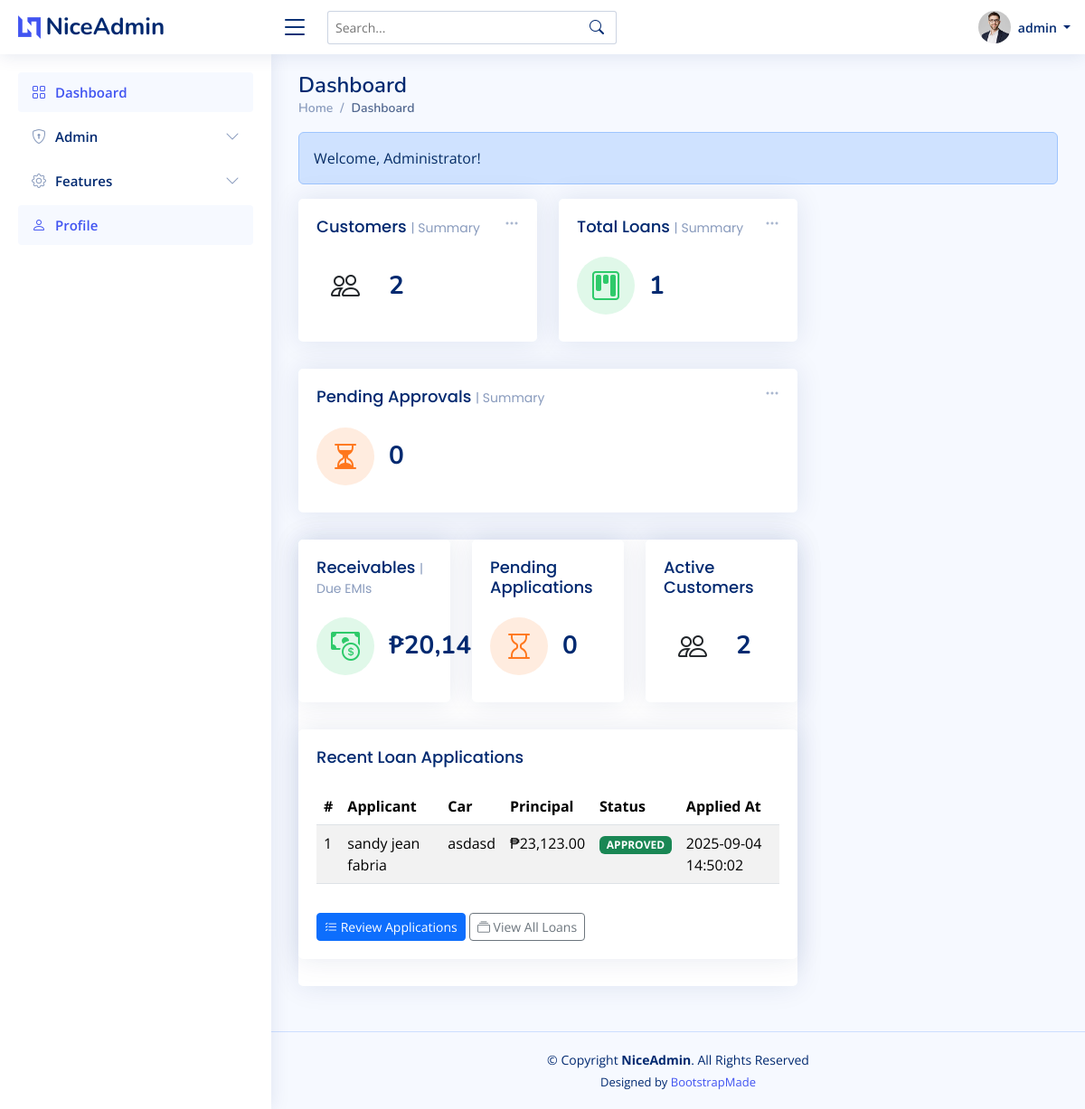
/index.php (signed in), run on the app's committed database.
### tables this page shows
CREATE TABLE `loans` (
  `id` int(11) NOT NULL,
  `user_id` int(11) NOT NULL,
  `car_id` int(11) NOT NULL,
  `car_price` decimal(12,2) NOT NULL,
  `down_payment` decimal(12,2) NOT NULL,
  `principal` decimal(12,2) NOT NULL,
  `annual_interest_rate` decimal(5,2) NOT NULL,
  `term_months` int(11) NOT NULL,
  `status` enum('pending','approved','rejected') DEFAULT 'pending',
  `admin_note` varchar(255) DEFAULT NULL,
  `created_at` timestamp NOT NULL DEFAULT current_timestamp(),
  `approved_at` timestamp NULL DEFAULT NULL
);

CREATE TABLE `users` (
  `id` int(11) NOT NULL,
  `username` varchar(100) NOT NULL,
  `password_hash` varchar(255) NOT NULL,
  `full_name` varchar(150) NOT NULL,
  `role` enum('admin','customer') NOT NULL DEFAULT 'customer',
  `blocked` tinyint(1) NOT NULL DEFAULT 0,
  `email` varchar(150) DEFAULT NULL,
  `created_at` timestamp NOT NULL DEFAULT current_timestamp()
);

CREATE TABLE `cars` (
  `id` int(11) NOT NULL,
  `model` varchar(120) NOT NULL,
  `plate_no` varchar(20) DEFAULT NULL,
  `price` decimal(12,2) NOT NULL,
  `is_active` tinyint(1) DEFAULT 1,
  `archived` tinyint(1) NOT NULL DEFAULT 0
);

### includes/auth.php (called while the page is built, shortened)
<?php
function current_user(): array {
    return [
        'id' => $_SESSION['user_id'] ?? null,
        'username' => $_SESSION['username'] ?? null,
        'full_name' => $_SESSION['fullname'] ?? null,
        'role' => $_SESSION['role'] ?? null,
    ];
}
?>

### module/dashboard.php (the view, shortened to what this page needs)
<div class="pagetitle">
  <h1>Dashboard</h1>
  <nav>
    <ol class="breadcrumb">
      <li class="breadcrumb-item"><a href="index.php">Home</a></li>
      <li class="breadcrumb-item active">Dashboard</li>
    </ol>
  </nav>
</div>
<section class="section dashboard">
      <div class="row">
        <?php
          require_once __DIR__ . '/../includes/auth.php';
          require_once __DIR__ . '/../db/db.php';
          $u = current_user();
          $fmtInt = function ($n) { return number_format((int)$n); };
          $fmtMoney = function ($n) { return '₱' . number_format((float)$n, 2); };
          $isAdmin = ($u['role'] ?? '') === 'admin';
          $card1_title = '';
          $card1_icon = 'bi-people';
          $card1_value = '0';
          $card2_title = '';
          $card2_icon = 'bi-currency-dollar';
          $card2_value = '0';
          $card3_title = '';
          $card3_icon = 'bi-people';
          $card3_value = '0';
          if ($isAdmin) {
            $q1 = $conn->query("SELECT COUNT(*) AS c FROM users WHERE role='customer'");
            $customers = $q1 ? ((int)$q1->fetch_assoc()['c']) : 0;
            $q2 = $conn->query("SELECT COUNT(*) AS c FROM loans");
            $loansTotal = $q2 ? ((int)$q2->fetch_assoc()['c']) : 0;
            $q3 = $conn->query("SELECT COUNT(*) AS c FROM loans WHERE status='pending'");
            $pendingApps = $q3 ? ((int)$q3->fetch_assoc()['c']) : 0;
            $q4 = $conn->query("SELECT COALESCE(SUM(amount),0) AS s FROM emis WHERE status='due'");
            $receivables = $q4 ? ((float)$q4->fetch_assoc()['s']) : 0.0;
            $card1_title = 'Customers';
            $card1_icon = 'bi-people';
            $card1_value = $fmtInt($customers);
            $card2_title = 'Total Loans';
            $card2_icon = 'bi-kanban';
            $card2_value = $fmtInt($loansTotal);
            $card3_title = 'Pending Approvals';
            $card3_icon = 'bi-hourglass-split';
            $card3_value = $fmtInt($pendingApps);
          }
        ?>
        <div class="col-12">
          <div class="alert alert-primary">Welcome, <?php echo htmlspecialchars($u['full_name'] ?? ''); ?>!</div>
        </div>
        <div class="col-lg-8">
          <div class="row">
            <div class="col-xxl-4 col-md-6">
  <div class="card info-card students-card">
    <div class="filter">
      <a class="icon" href="#" data-bs-toggle="dropdown"><i class="bi bi-three-dots"></i></a>
    </div>
    <div class="card-body">
      <h5 class="card-title"><?php echo htmlspecialchars($card1_title); ?> <span>| Summary</span></h5>
      <div class="d-flex align-items-center">
        <div class="card-icon rounded-circle d-flex align-items-center justify-content-center">
          <i class="bi <?php echo htmlspecialchars($card1_icon); ?>"></i>
        </div>
        <div class="ps-3">
          <h6><?php echo $card1_value; ?></h6>
        </div>
      </div>
    </div>
  </div>
</div>
            <div class="col-xxl-4 col-md-6">
              <div class="card info-card revenue-card">
                <div class="filter">
                  <a class="icon" href="#" data-bs-toggle="dropdown"><i class="bi bi-three-dots"></i></a>
                </div>
                <div class="card-body">
                  <h5 class="card-title"><?php echo htmlspecialchars($card2_title); ?> <span>| Summary</span></h5>
                  <div class="d-flex align-items-center">
                    <div class="card-icon rounded-circle d-flex align-items-center justify-content-center">
                      <i class="bi <?php echo htmlspecialchars($card2_icon); ?>"></i>
                    </div>
                    <div class="ps-3">
                      <h6><?php echo $card2_value; ?></h6>
                    </div>
                  </div>
                </div>
              </div>
            </div>
            <div class="col-xxl-4 col-xl-12">
              <div class="card info-card customers-card">
                <div class="filter">
                  <a class="icon" href="#" data-bs-toggle="dropdown"><i class="bi bi-three-dots"></i></a>
                </div>
                <div class="card-body">
                  <h5 class="card-title"><?php echo htmlspecialchars($card3_title); ?> <span>| Summary</span></h5>
                  <div class="d-flex align-items-center">
                    <div class="card-icon rounded-circle d-flex align-items-center justify-content-center">
                      <i class="bi <?php echo htmlspecialchars($card3_icon); ?>"></i>
                    </div>
                    <div class="ps-3">
                      <h6><?php echo $card3_value; ?></h6>
                    </div>
                  </div>
                </div>
              </div>
            </div>
            <div class="col-12">
              <div class="card">
                <div class="filter">
                  <a class="icon" href="#" data-bs-toggle="dropdown"><i class="bi bi-three-dots"></i></a>
                </div>
            <?php if ($isAdmin): ?>
            <div class="col-12">
              <div class="row">
                <div class="col-md-4">
                  <div class="card info-card revenue-card">
                    <div class="card-body">
                      <h5 class="card-title">Receivables <span>| Due EMIs</span></h5>
                      <div class="d-flex align-items-center">
                        <div class="card-icon rounded-circle d-flex align-items-center justify-content-center">
                          <i class="bi bi-cash-coin"></i>
                        </div>
                        <div class="ps-3">
                          <h6><?php echo $fmtMoney($receivables ?? 0); ?></h6>
                        </div>
                      </div>
                    </div>
                  </div>
                </div>
                <div class="col-md-4">
                  <div class="card info-card customers-card">
                    <div class="card-body">
                      <h5 class="card-title">Pending Applications</h5>
                      <div class="d-flex align-items-center">
                        <div class="card-icon rounded-circle d-flex align-items-center justify-content-center">
                          <i class="bi bi-hourglass"></i>
                        </div>
                        <div class="ps-3">
                          <h6><?php echo $fmtInt($pendingApps ?? 0); ?></h6>
                        </div>
                      </div>
                    </div>
                  </div>
                </div>
                <div class="col-md-4">
                  <div class="card info-card students-card">
                    <div class="card-body">
                      <h5 class="card-title">Active Customers</h5>
                      <div class="d-flex align-items-center">
                        <div class="card-icon rounded-circle d-flex align-items-center justify-content-center">
                          <i class="bi bi-people"></i>
                        </div>
                        <div class="ps-3">
                          <h6><?php echo $fmtInt($customers ?? 0); ?></h6>
                        </div>
                      </div>
                    </div>
                  </div>
                </div>
              </div>
            </div>
            <div class="col-12">
              <div class="card">
                <div class="card-body">
                  <h5 class="card-title">Recent Loan Applications</h5>
                  <div class="table-responsive">
                    <table class="table table-striped">
                      <thead>
                        <tr>
                          <th>#</th>
                          <th>Applicant</th>
                          <th>Car</th>
                          <th>Principal</th>
                          <th>Status</th>
                          <th>Applied At</th>
                        </tr>
                      </thead>
                      <tbody>
                        <?php
                          $recent = $conn->query("SELECT l.id, u.full_name, u.username, c.model, l.principal, l.status, l.created_at FROM loans l JOIN users u ON u.id=l.user_id JOIN cars c ON c.id=l.car_id ORDER BY l.id DESC LIMIT 5");
                          if ($recent && $recent->num_rows > 0):
                            while ($r = $recent->fetch_assoc()):
                        ?>
                          <tr>
                            <td><?php echo (int)$r["id"]; ?></td>
                            <td><?php echo htmlspecialchars($r["full_name"] ?: $r["username"]); ?></td>
                            <td><?php echo htmlspecialchars($r["model"]); ?></td>
                            <td><?php echo $fmtMoney($r["principal"]); ?></td>
                            <td>
                              <?php
                                $status = $r["status"];
                                $badge = 'secondary';
                                if ($status === 'approved') $badge = 'success';
                                elseif ($status === 'pending') $badge = 'warning';
                                elseif ($status === 'rejected') $badge = 'danger';
                              ?>
                              <span class="badge bg-<?php echo $badge; ?> text-uppercase"><?php echo htmlspecialchars($status); ?></span>
                            </td>
                            <td><?php echo htmlspecialchars($r["created_at"]); ?></td>
                          </tr>
                        <?php
                            endwhile;
                          else:
                        ?>
                          <tr><td colspan="6" class="text-center">No recent applications.</td></tr>
                        <?php endif; ?>
                      </tbody>
                    </table>
                  </div>
                  <div class="mt-3">
                    <a href="index.php?page=admin_applications" class="btn btn-primary btn-sm"><i class="bi bi-list-check"></i> Review Applications</a>
                    <a href="index.php?page=all_loans" class="btn btn-outline-secondary btn-sm"><i class="bi bi-collection"></i> View All Loans</a>
                  </div>
                </div>
              </div>
            </div>
            <?php endif; ?>

### assets/css/style.css (style rules this page uses)
:root { scroll-behavior: smooth; }
body { font-family: "Open Sans", sans-serif; background: #f6f9ff; color: #444444; }
a { color: #4154f1; text-decoration: none; }
h1, h2, h3, h4, h5, h6 { font-family: "Nunito", sans-serif; }
.pagetitle { margin-bottom: 10px; }
.pagetitle h1 { font-size: 24px; margin-bottom: 0; font-weight: 600; color: #012970; }
.card { margin-bottom: 30px; border: none; border-radius: 5px; box-shadow: 0px 0 30px rgba(1, 41, 112, 0.1); }
.card-title { padding: 20px 0 15px 0; font-size: 18px; font-weight: 500; color: #012970; font-family: "Poppins", sans-serif; }
.card-title span { color: #899bbd; font-size: 14px; font-weight: 400; }
.card-body { padding: 0 20px 20px 20px; }
.breadcrumb { font-size: 14px; font-family: "Nunito", sans-serif; color: #899bbd; font-weight: 600; }
.breadcrumb a { color: #899bbd; transition: 0.3s; }
.breadcrumb .breadcrumb-item::before { color: #899bbd; }
.breadcrumb .active { color: #51678f; font-weight: 600; }
.dashboard .filter { position: absolute; right: 0px; top: 15px; }
.dashboard .filter .icon { color: #aab7cf; padding-right: 20px; padding-bottom: 5px; transition: 0.3s; font-size: 16px; }
.dashboard .info-card { padding-bottom: 10px; }
.dashboard .info-card h6 { font-size: 28px; color: #012970; font-weight: 700; margin: 0; padding: 0; }
.dashboard .card-icon { font-size: 32px; line-height: 0; width: 64px; height: 64px; flex-shrink: 0; flex-grow: 0; }
.dashboard .revenue-card .card-icon { color: #2eca6a; background: #e0f8e9; }
.dashboard .customers-card .card-icon { color: #ff771d; background: #ffecdf; }

### data on the page
loans: id "1", user.full_name "sandy jean fabria", car.model "asdasd", principal "₱23,123.00", status "APPROVED", created_at "2025-09-04 14:50:02"

### other printed values
$_SESSION['username'] "admin"
$u['full_name'] "Administrator"
$card1_title "Customers"
$card1_value "2"
$card2_title "Total Loans"
$card2_value "1"
$card3_title "Pending Approvals"
$card3_value "0"
$fmtMoney($receivables ?? 0) "₱20,145.13"
$fmtInt($pendingApps ?? 0) "0"
$fmtInt($customers ?? 0) "2"
